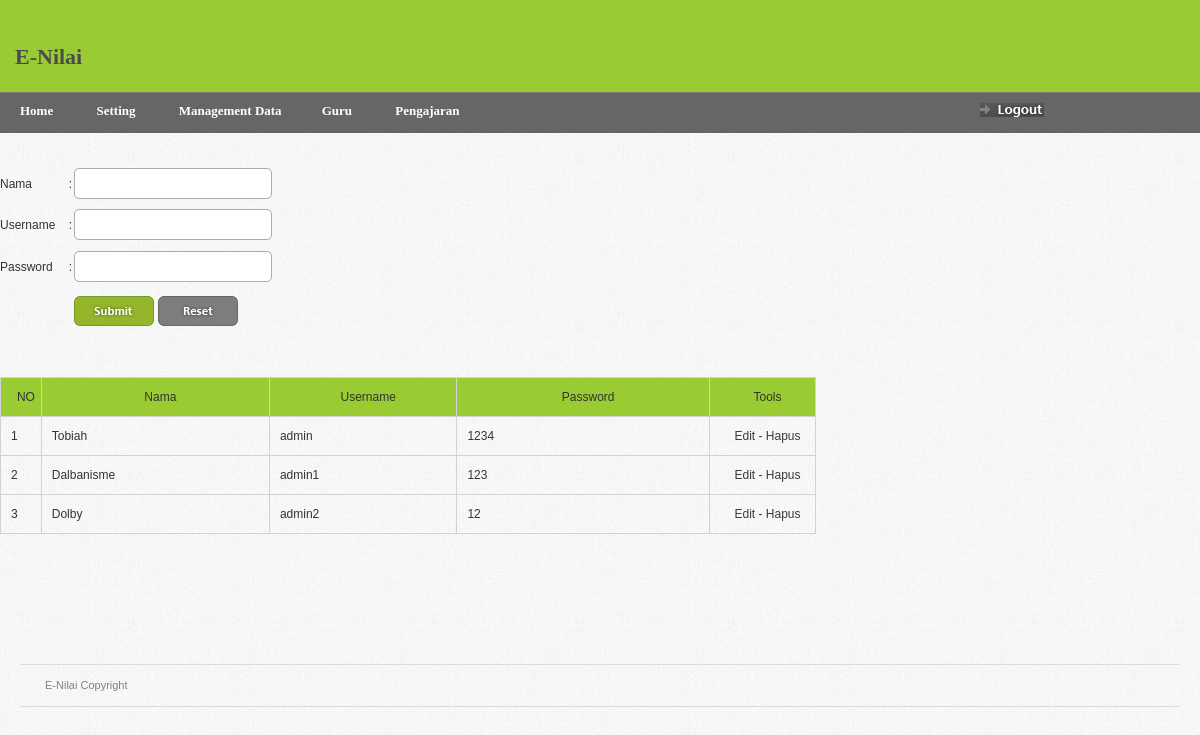
/home.php?page=user (signed in), run on the app's committed database.
### tables this page shows
CREATE TABLE `user_admin` (
  `id_admin` int(3) NOT NULL,
  `nama_admin` varchar(20) NOT NULL,
  `username` varchar(20) NOT NULL,
  `password` varchar(100) NOT NULL
);

### user.php (the view, shortened to what this page needs)
<form name="form1" method="post" action="?page=user&act=1">
		<table width="272" border="0" id="id-form">
          <tr>
            <td width="99">Nama</td>
            <td width="10">:</td>
            <td width="153"><input type="text" name="nama_admin" id="nama_admin" class="inp-form"/></td>
          </tr>
          <tr>
            <td>Username</td>
            <td>:</td>
            <td><input type="text" name="username" id="username" class="inp-form"/></td>
          </tr>
          <tr>
            <td height="33">Password</td>
            <td>:</td>
            <td><input type="password" name="password" id="password" class="inp-form"/></td>
          </tr>
          <tr>
            <td height="36">&nbsp;</td>
            <td>&nbsp;</td>
            <td><input type="submit" class="form-submit" name="button" id="button">
            <input type="reset" class="form-reset" name="reset" id="reset"></td>
          </tr>
        </table>
		<label></label>
</form>
<table width="68%" border="0" cellspacing="0" cellpadding="0" id="product-table" >
  <tr bgcolor="#99CC33">
   <td width="5%"><div align="center">NO</div></td>
	<td width="28%"><div align="center">Nama</div></td>
    <td width="23%"><div align="center">Username</div></td>
	<td width="31%"><div align="center">Password</div></td>
	<td width="13%"><div align="center">Tools</a></div></td>
  </tr>
  <?php
  $rw=mysqli_query($koneksi,"Select * from user_admin");
  $no=0;
  while($s=mysqli_fetch_array($rw))
  {
  ?>
  <tr>
  <td><?php echo $no=$no+1;?></td>
	<td><?php echo $s['nama_admin']; ?></td>
    <td><?php echo $s['username']; ?></td>
    <td><?php echo $s['password']; ?></td>
    <td><div align="center"><a href="?page=useredit&id_admin=<?php echo sha1($s['username']); ?>">Edit</a> - <a href="?page=user&del=1&id_admin=<?php echo sha1($s['username']); ?>">Hapus</a></div></td>
  </tr>
  <?php
  }
  ?>
</table>

### css/screen.css (style rules this page uses)
* { margin: 0; padding: 0; }
html, body { height: 100%; }
body { background: url(../images/gray_jean.png); color: #393939; font-family: Arial; font-size: 0px; line-height: 0; }
#product-table { margin-bottom: 20px; }
#product-table td a { color: #393939; }
#product-table td { border: 1px solid #d2d2d2; padding: 10px 0 10px 10px; }
.form-submit { background: url(../images/forms/form_filter.gif) no-repeat; border: none; cursor: pointer; display: block; float: left; height: 30px; margin: 0 4px 0 0; padding: 0; text-indent: -3000px; width: 80px; }
.form-reset { background: url(../images/forms/form_reset.gif) no-repeat; border: none; cursor: pointer; display: block; float: left; height: 30px; text-indent: -3000px; width: 80px; }
.inp-form { background: url(../images/forms/form_inp.gif) no-repeat; border: none; color: #393939; height: 25px; padding: 6px 6px 0 6px; width: 186px; }
#id-form td { padding: 0 0 10px 0; }
table { border-collapse: collapse; }
a { outline: none; text-decoration: none; }
form { margin: 0; padding: 0; }
label { padding: 2px; }
label { color: red; line-height: 20px; }

### data on the page
user_admin: nama_admin "Tobiah", username "admin", password "1234"
user_admin: no "2", nama_admin "Dalbanisme", username "admin1", password "123"
user_admin: no "3", nama_admin "Dolby", username "admin2", password "12"
